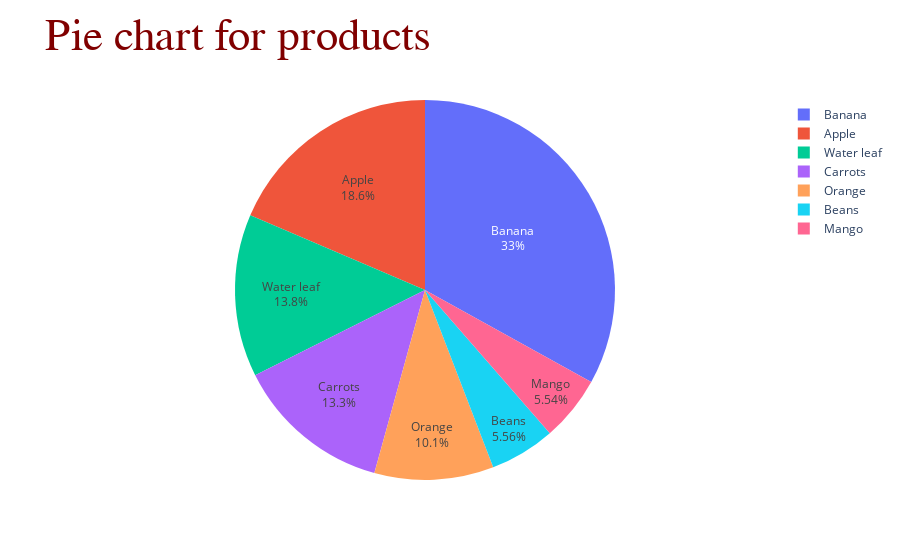

Here is the notebook cell this chart was saved with:
### Code cell
piechart.update_traces(textinfo="percent+label")
piechart.update_layout(title_font_size=45,title_font_color="maroon", title_font_family="arial")

#change the values in the segment of the pie chart
#update_traces is used to add more values to the segment in plotly pie

### Figure 1 — Plotly figure (JSON) as saved in the notebook; plotly's stock layout.template omitted (floating-point values rounded to 4 significant figures)
{"data": [{"domain": {"x": [0, 1], "y": [0, 1]}, "hovertemplate": "Product=%{label}<br>Amount=%{value}<extra></extra>", "labels": ["Apple", "Banana", "Beans", "Carrots", "Mango", "Orange", "Water leaf"], "legendgroup": "", "name": "", "showlegend": true, "textinfo": "percent+label", "type": "pie", "values": [191257, 340295, 57281, 136945, 57079, 104438, 142439]}], "layout": {"legend": {"tracegroupgap": 0}, "title": {"font": {"color": "maroon", "family": "arial", "size": 45}, "text": "Pie chart for products"}}}
